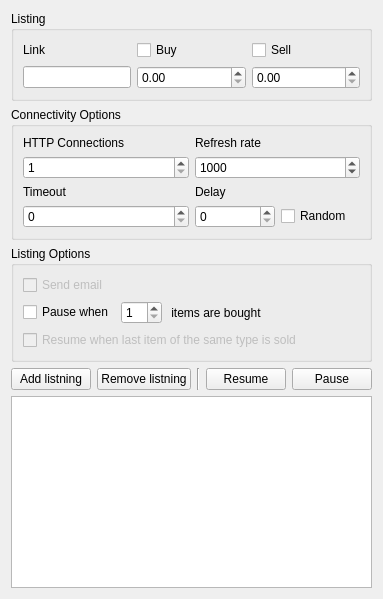
          <widget class="QWidget" name="tab_listings">
           <attribute name="title">
            <string>Manual Listing</string>
           </attribute>
           <layout class="QVBoxLayout" name="verticalLayout_9">
            <item>
             <widget class="QGroupBox" name="group_listing">
              <property name="title">
               <string>Listing</string>
              </property>
              <layout class="QVBoxLayout" name="verticalLayout_6">
               <item>
                <layout class="QHBoxLayout" name="horizontalLayout_18">
                 <item>
                  <widget class="QLabel" name="lbl_link">
                   <property name="text">
                    <string>Link</string>
                   </property>
                  </widget>
                 </item>
                 <item>
                  <widget class="QCheckBox" name="cb_buy">
                   <property name="toolTip">
                    <string>&lt;html&gt;&lt;head/&gt;&lt;body&gt;&lt;p&gt;Should we buy the item of just notify?&lt;/p&gt;&lt;/body&gt;&lt;/html&gt;</string>
                   </property>
                   <property name="text">
                    <string>Buy</string>
                   </property>
                  </widget>
                 </item>
                 <item>
                  <widget class="QCheckBox" name="cb_sell">
                   <property name="toolTip">
                    <string>&lt;html&gt;&lt;head/&gt;&lt;body&gt;&lt;p&gt;Should we resell the item?&lt;/p&gt;&lt;/body&gt;&lt;/html&gt;</string>
                   </property>
                   <property name="text">
                    <string>Sell</string>
                   </property>
                  </widget>
                 </item>
                </layout>
               </item>
               <item>
                <layout class="QHBoxLayout" name="horizontalLayout">
                 <item>
                  <widget class="QLineEdit" name="txt_link">
                   <property name="sizePolicy">
                    <sizepolicy hsizetype="Expanding" vsizetype="Fixed">
                     <horstretch>1</horstretch>
                     <verstretch>0</verstretch>
                    </sizepolicy>
                   </property>
                   <property name="toolTip">
                    <string>&lt;html&gt;&lt;head/&gt;&lt;body&gt;&lt;p&gt;Input here the link from the market listing. This link will be automatically corrected to the internal page with /render/ and the 'count' GET parameter will be dynamically adjusted. If the user wishes to disable this behavior, set the 'count' parameter manually. &lt;/p&gt;&lt;/body&gt;&lt;/html&gt;</string>
                   </property>
                  </widget>
                 </item>
                 <item>
                  <widget class="QDoubleSpinBox" name="sb_price_buy">
                   <property name="sizePolicy">
                    <sizepolicy hsizetype="Expanding" vsizetype="Fixed">
                     <horstretch>1</horstretch>
                     <verstretch>0</verstretch>
                    </sizepolicy>
                   </property>
                   <property name="maximum">
                    <double>999.990000000000009</double>
                   </property>
                   <property name="singleStep">
                    <double>0.010000000000000</double>
                   </property>
                  </widget>
                 </item>
                 <item>
                  <widget class="QDoubleSpinBox" name="sb_price_sell">
                   <property name="sizePolicy">
                    <sizepolicy hsizetype="Expanding" vsizetype="Fixed">
                     <horstretch>1</horstretch>
                     <verstretch>0</verstretch>
                    </sizepolicy>
                   </property>
                   <property name="maximum">
                    <double>999.990000000000009</double>
                   </property>
                   <property name="singleStep">
                    <double>0.010000000000000</double>
                   </property>
                  </widget>
                 </item>
                </layout>
               </item>
              </layout>
             </widget>
            </item>
            <item>
             <widget class="QGroupBox" name="group_options">
              <property name="title">
               <string>Connectivity Options</string>
              </property>
              <layout class="QVBoxLayout" name="verticalLayout_8">
               <item>
                <layout class="QHBoxLayout" name="horizontalLayout_11">
                 <item>
                  <widget class="QLabel" name="lbl_connections">
                   <property name="text">
                    <string>HTTP Connections</string>
                   </property>
                  </widget>
                 </item>
                 <item>
                  <widget class="QLabel" name="lbl_refresh">
                   <property name="text">
                    <string>Refresh rate</string>
                   </property>
                  </widget>
                 </item>
                </layout>
               </item>
               <item>
                <layout class="QHBoxLayout" name="horizontalLayout_12">
                 <item>
                  <widget class="QSpinBox" name="sb_connections">
                   <property name="toolTip">
                    <string>&lt;html&gt;&lt;head/&gt;&lt;body&gt;&lt;p&gt;Number of parallel HTTP connections that the thread will make. The maximum number is 6 because that is the maximum number supported of parallel connections to the same host/port by the NetworkManager. Also, when only one connection is made, the application will not compare results wil previous replys.&lt;/p&gt;&lt;/body&gt;&lt;/html&gt;</string>
                   </property>
                   <property name="minimum">
                    <number>1</number>
                   </property>
                   <property name="maximum">
                    <number>6</number>
                   </property>
                  </widget>
                 </item>
                 <item>
                  <widget class="QSpinBox" name="sb_refresh">
                   <property name="toolTip">
                    <string>&lt;html&gt;&lt;head/&gt;&lt;body&gt;&lt;p&gt;This value defines the speed of the thread. Setting the value to 0 will make continuous updades, but this is not recommended for multiple threads with multiple connections because it will consume more power than it is needed. Internally the thread uses a timer, and this value defines the timeout of this timer.&lt;/p&gt;&lt;/body&gt;&lt;/html&gt;</string>
                   </property>
                   <property name="maximum">
                    <number>60000</number>
                   </property>
                   <property name="singleStep">
                    <number>100</number>
                   </property>
                   <property name="value">
                    <number>1000</number>
                   </property>
                  </widget>
                 </item>
                </layout>
               </item>
               <item>
                <layout class="QHBoxLayout" name="horizontalLayout_15">
                 <item>
                  <widget class="QLabel" name="lbl_timeout">
                   <property name="text">
                    <string>Timeout</string>
                   </property>
                  </widget>
                 </item>
                 <item>
                  <widget class="QLabel" name="lbl_delay">
                   <property name="text">
                    <string>Delay</string>
                   </property>
                  </widget>
                 </item>
                </layout>
               </item>
               <item>
                <layout class="QHBoxLayout" name="horizontalLayout_14">
                 <item>
                  <widget class="QSpinBox" name="sb_timeout">
                   <property name="toolTip">
                    <string>&lt;html&gt;&lt;head/&gt;&lt;body&gt;Sets the timeout for each connection made by this listing. With this option, it is guaranteed that the listing will always return because the connection will be explicitly terminated when the time ends. On the other hand, the general performance will have a hit, because each connection will have a timer associated. If set to 0, the timeout will be set to default. 
&lt;/body&gt;&lt;/html&gt;</string>
                   </property>
                   <property name="maximum">
                    <number>60000</number>
                   </property>
                   <property name="singleStep">
                    <number>100</number>
                   </property>
                  </widget>
                 </item>
                 <item>
                  <layout class="QHBoxLayout" name="horizontalLayout_19">
                   <item>
                    <widget class="QSpinBox" name="sb_delay">
                     <property name="toolTip">
                      <string>&lt;html&gt;&lt;head/&gt;&lt;body&gt;&lt;p&gt;This value defines the amount of time that the thread will wait to start a new connection. This time is applyed for each connection, and starts counting after the current connection completely finishes. &lt;span style=&quot; font-weight:600;&quot;&gt;To effectivly apply a delay, this value should be higher that the refresh rate.&lt;/span&gt;&lt;/p&gt;&lt;/body&gt;&lt;/html&gt;</string>
                     </property>
                     <property name="maximum">
                      <number>60000</number>
                     </property>
                     <property name="singleStep">
                      <number>100</number>
                     </property>
                    </widget>
                   </item>
                   <item>
                    <widget class="QCheckBox" name="cb_delay_random">
                     <property name="toolTip">
                      <string>&lt;html&gt;&lt;head/&gt;&lt;body&gt;&lt;p&gt;Sellecting this option will randomize the amount of time used on the delay. &lt;span style=&quot; font-weight:600;&quot;&gt;This option will use the value set on the box as its maximum value and the refresh rate as a minimum..&lt;/span&gt;&lt;/p&gt;&lt;/body&gt;&lt;/html&gt;</string>
                     </property>
                     <property name="text">
                      <string>Random</string>
                     </property>
                    </widget>
                   </item>
                  </layout>
                 </item>
                </layout>
               </item>
              </layout>
             </widget>
            </item>
            <item>
             <widget class="QGroupBox" name="groupBox">
              <property name="title">
               <string>Listing Options</string>
              </property>
              <layout class="QVBoxLayout" name="verticalLayout_7">
               <item>
                <widget class="QCheckBox" name="cb_email">
                 <property name="enabled">
                  <bool>false</bool>
                 </property>
                 <property name="text">
                  <string>Send email</string>
                 </property>
                </widget>
               </item>
               <item>
                <layout class="QHBoxLayout" name="horizontalLayout_16">
                 <item>
                  <widget class="QCheckBox" name="cb_pause">
                   <property name="sizePolicy">
                    <sizepolicy hsizetype="Fixed" vsizetype="Fixed">
                     <horstretch>0</horstretch>
                     <verstretch>0</verstretch>
                    </sizepolicy>
                   </property>
                   <property name="toolTip">
                    <string>&lt;html&gt;&lt;head/&gt;&lt;body&gt;&lt;p&gt;Pauses the listing when N itens are bought. &lt;span style=&quot; font-weight:600;&quot;&gt;Requires the 'Buy' checkbox to be checked.&lt;/span&gt;&lt;/p&gt;&lt;/body&gt;&lt;/html&gt;</string>
                   </property>
                   <property name="text">
                    <string>Pause when</string>
                   </property>
                  </widget>
                 </item>
                 <item>
                  <widget class="QSpinBox" name="sb_pause_number">
                   <property name="sizePolicy">
                    <sizepolicy hsizetype="Fixed" vsizetype="Fixed">
                     <horstretch>0</horstretch>
                     <verstretch>0</verstretch>
                    </sizepolicy>
                   </property>
                   <property name="toolTip">
                    <string/>
                   </property>
                   <property name="minimum">
                    <number>1</number>
                   </property>
                  </widget>
                 </item>
                 <item>
                  <widget class="QLabel" name="lbl_pause">
                   <property name="text">
                    <string> items are bought</string>
                   </property>
                  </widget>
                 </item>
                </layout>
               </item>
               <item>
                <widget class="QCheckBox" name="cb_resume">
                 <property name="enabled">
                  <bool>false</bool>
                 </property>
                 <property name="toolTip">
                  <string>&lt;html&gt;&lt;head/&gt;&lt;body&gt;&lt;p&gt;This option will toogle between buy and sell operations. New N items will only be bought when the last item of the same type is sold. Enable this option for aditional safety. &lt;span style=&quot; font-weight:600;&quot;&gt;Requires the checkboxs 'Buy', 'Sell', 'Pause'  to be checked. It will resume automatically.&lt;/span&gt;&lt;/p&gt;&lt;/body&gt;&lt;/html&gt;</string>
                 </property>
                 <property name="text">
                  <string>Resume when last item of the same type is sold</string>
                 </property>
                </widget>
               </item>
              </layout>
             </widget>
            </item>
            <item>
             <layout class="QHBoxLayout" name="horizontalLayout_13">
              <item>
               <widget class="QPushButton" name="btn_add">
                <property name="text">
                 <string>Add listning</string>
                </property>
               </widget>
              </item>
              <item>
               <widget class="QPushButton" name="btn_remove">
                <property name="text">
                 <string>Remove listning</string>
                </property>
               </widget>
              </item>
              <item>
               <widget class="Line" name="line">
                <property name="orientation">
                 <enum>Qt::Vertical</enum>
                </property>
               </widget>
              </item>
              <item>
               <widget class="QPushButton" name="btn_resume">
                <property name="text">
                 <string>Resume</string>
                </property>
               </widget>
              </item>
              <item>
               <widget class="QPushButton" name="btn_pause">
                <property name="text">
                 <string>Pause</string>
                </property>
               </widget>
              </item>
             </layout>
            </item>
            <item>
             <widget class="QTableWidget" name="table_listings">
              <property name="editTriggers">
               <set>QAbstractItemView::NoEditTriggers</set>
              </property>
              <property name="showDropIndicator" stdset="0">
               <bool>false</bool>
              </property>
              <property name="dragDropOverwriteMode">
               <bool>false</bool>
              </property>
              <property name="selectionMode">
               <enum>QAbstractItemView::SingleSelection</enum>
              </property>
              <property name="selectionBehavior">
               <enum>QAbstractItemView::SelectRows</enum>
              </property>
              <property name="cornerButtonEnabled">
               <bool>false</bool>
              </property>
              <attribute name="horizontalHeaderHighlightSections">
               <bool>false</bool>
              </attribute>
             </widget>
            </item>
           </layout>
          </widget>
